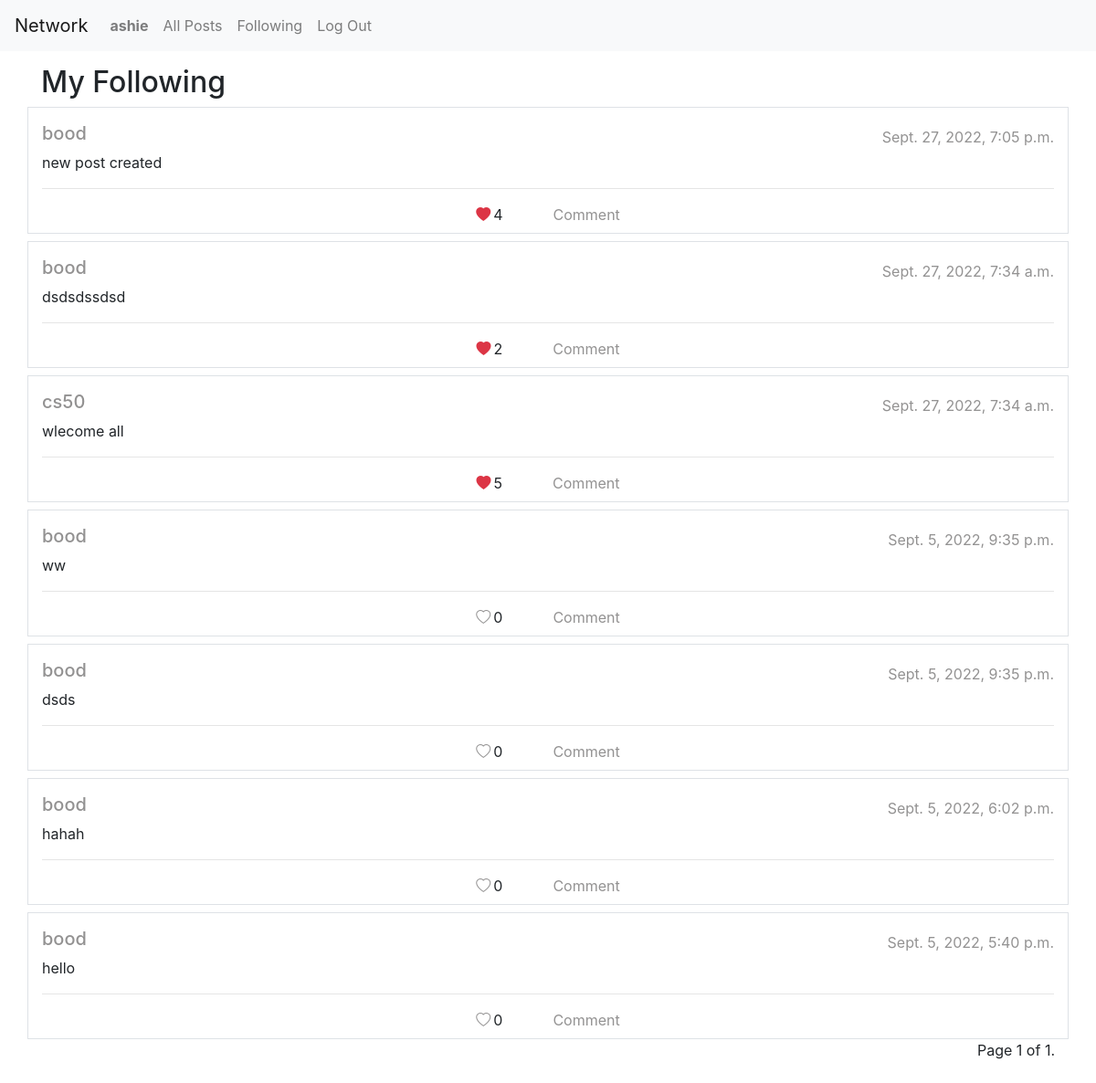
Page /following (signed in) on the earlier database version.
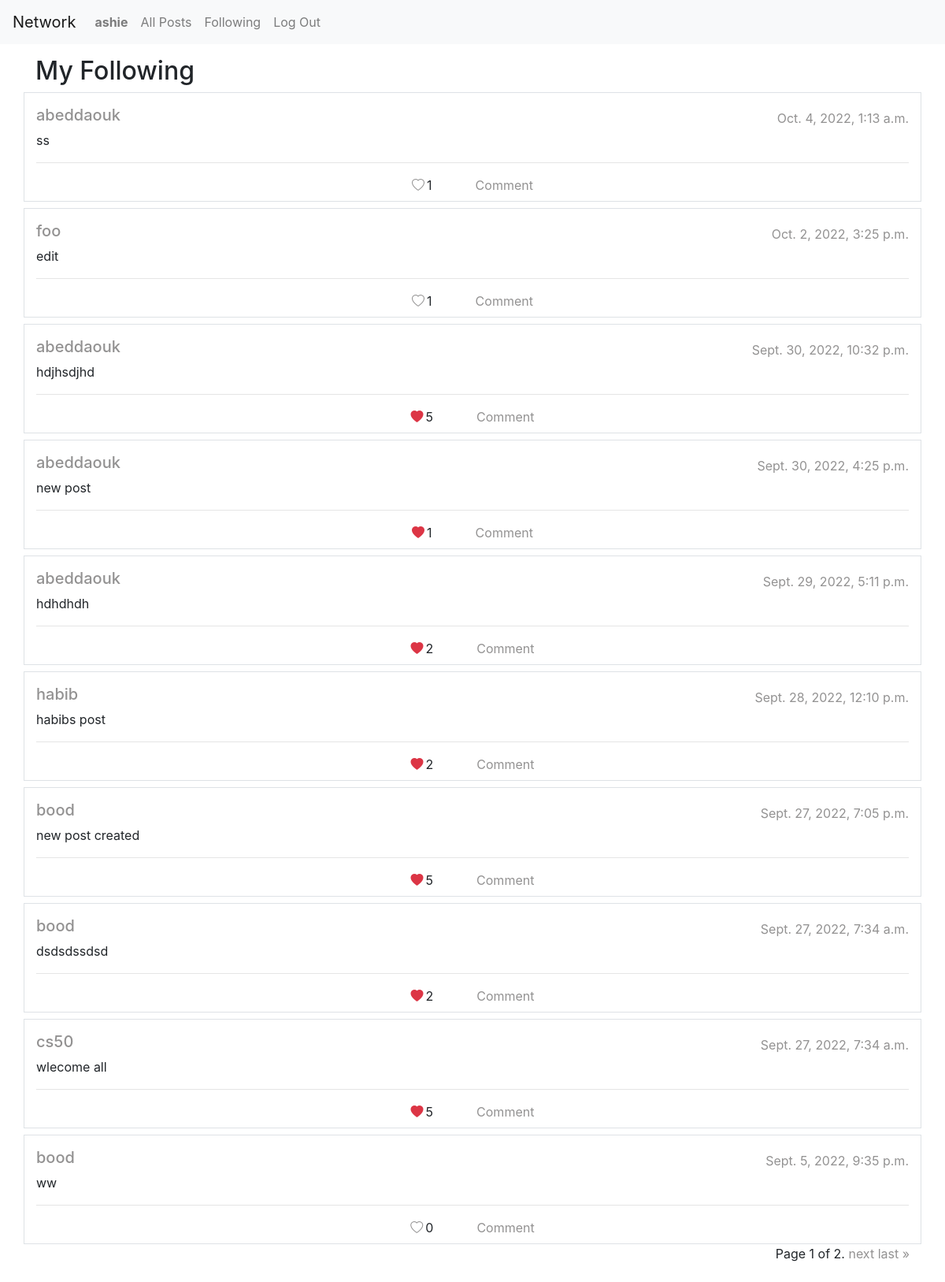
Same page on the later database version.
### network/models.py (models this page shows, shortened)
class Posts(models.Model):
    user = models.ForeignKey(User, on_delete=models.CASCADE, null=True)
    text = models.CharField(max_length=1000)
    datetime = models.DateTimeField(default=datetime.now())
    likes = models.IntegerField(default=0)

class User(AbstractUser):
    backgroundColor = models.TextField(default="#cb444a")
    bio = models.TextField(default="No Bio")
    image = models.ImageField(null=True, default="profile.png", upload_to="media/")

### network/views.py (the view)
# urls.py: path("following", views.following, name="following"),
def following(request):
    posts = Posts.objects.filter(
        user__followers__in = Follows.objects.filter(follower = request.user)
    ).annotate(
        is_liked=Exists(
            Likes.objects.filter(
                user=request.user, post=OuterRef('pk')
            )
        )
    ).select_related('user').order_by("datetime")[::-1]
    paginator = Paginator(posts, 10)
    page_number = request.GET.get('page')
    page_obj = paginator.get_page(page_number)
    return render(request, "network/following.html", {'page_obj': page_obj})

### network/templates/network/following.html
{% extends "network/layout.html" %}
{% block body %}
<div id="following-container">
    <div class="container">
        <h2>My Following</h2>
    </div>
    {% include "network/posts.html" %}
{% endblock %}

### network/templates/network/posts.html (shortened to what this page needs)
{% load static %}
{% for post in page_obj %}
<div class="container border mt-2" data-user="{{ post.user.id }}" data-id="{{ post.id }}">
    <div class="row pt-3">
        <div class="col">
            <div class="d-flex align-items-center justify-content-between">
                <div>
                    {% if user.is_authenticated %}
                    <a href="{% url 'profile' post.user_id %}">
                        <h5>{{ post.user }}</h5>
                    </a>
                    {% else %}
                    <a>
                        <h5>{{ post.user }}</h5>
                    </a>
                    {% endif %}
                </div>
                <div style="color: rgb(147, 146, 146);">
                    {{ post.datetime }}
                </div>
            </div>
            <p>{{ post.text }}</p>
            <hr />
            <div class="d-flex align-items-center justify-content-center mb-2">
                <span>
                    {% if not post.is_liked %}
                    <i id="heart-icon" data-action="like" class="bi bi-heart"></i>
                    {% else %}
                    <i id="heart-icon" data-action="unlike" class="bi bi-heart-fill text-danger"></i>
                    {% endif %}
                </span>
                <div style="padding-left: 3px;">{{post.postLiked.count}}</div>
                <a style="margin-left: 55px;" href="{% url 'postView' post.id %}">Comment</a>
            </div>
        </div>
    </div>
</div>
{% endfor %}
<div class="pagination container">
    <span class="step-links">
        <span class="current">
            Page {{ page_obj.number }} of {{ page_obj.paginator.num_pages }}.
        </span>
        {% if page_obj.has_next %}
        <a href="?page={{ page_obj.next_page_number }}">next</a>
        <a href="?page={{ page_obj.paginator.num_pages }}">last &raquo;</a>
        {% endif %}
    </span>
</div>

Differences in the rows shown:
no longer on this page (row unchanged): Posts: user "bood", datetime "Sept. 5, 2022, 9:35 p.m.", text "dsds", postLiked.count "0"
no longer on this page (row unchanged): Posts: user "bood", datetime "Sept. 5, 2022, 6:02 p.m.", text "hahah", postLiked.count "0"
no longer on this page (row unchanged): Posts: user "bood", datetime "Sept. 5, 2022, 5:40 p.m.", text "hello", postLiked.count "0"
added Posts: user "abeddaouk", datetime "Oct. 4, 2022, 1:13 a.m.", text "ss", postLiked.count "1"
added Posts: user "foo", datetime "Oct. 2, 2022, 3:25 p.m.", text "edit", postLiked.count "1"
added Posts: user "abeddaouk", datetime "Sept. 30, 2022, 10:32 p.m.", text "hdjhsdjhd", postLiked.count "5"
added Posts: user "abeddaouk", datetime "Sept. 30, 2022, 4:25 p.m.", text "new post", postLiked.count "1"
added Posts: user "abeddaouk", datetime "Sept. 29, 2022, 5:11 p.m.", text "hdhdhdh", postLiked.count "2"
now on this page (row unchanged): Posts: user "habib", datetime "Sept. 28, 2022, 12:10 p.m.", text "habibs post", postLiked.count "2"
computed for Posts "Sept. 27, 2022, 7:05 p.m.": postLiked.count "4" → "5"
Other differences:
{{ page_obj.paginator.num_pages }}: "1" → "2"
text now shown: "next last »"
